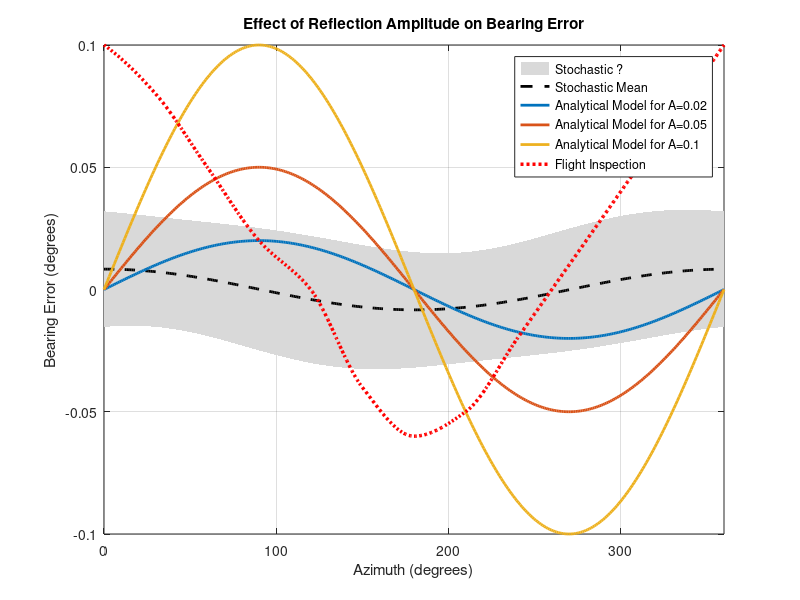

Source code (MATLAB):
clear; clc; close all;

%% PARAMETERS

azimuth = 0:1:360;
Np = 1;      
MC_runs = 50;

%% ==============================
%% 1) ANALYTICAL MODEL
%% ==============================

phi = linspace(0,2*pi,360);

A1 = 0.02;
A2 = 0.05;
A3 = 0.1;

err1 = A1*sin(phi);
err2 = A2*sin(phi);
err3 = A3*sin(phi);

%% ==============================
%% 2) STOCHASTIC MODEL (CORRECT)
%% ==============================

bearing_MC = zeros(MC_runs, length(azimuth));

for mc = 1:MC_runs
    

    reflector_angles = 360*rand(1,Np);
    reflector_amp    = 0.02 + 0.03*rand(1,Np);   % realistic
    
    for i = 1:length(azimuth)
        
        theta = azimuth(i);
        
        error = 0;
        
        for k = 1:Np
            
            delta = deg2rad(theta - reflector_angles(k));
            
            % contribution of each reflector
            error = error + reflector_amp(k)*sin(delta);
        end
        
        bearing_MC(mc,i) = error;
    end
end

%% STATISTICS

bearing_mean = mean(bearing_MC,1);
bearing_std  = std(bearing_MC,[],1);

%% ==============================
%% 3) FLIGHT DATA
%% ==============================

az_flight = [0 30 60 90 120 150 180 210 240 270 300 330 360];
err_flight = [0.1 0.08 0.05 0.02 0.0 -0.04 -0.06 -0.05 -0.02 0.01 0.04 0.07 0.1];

bearing_flight = interp1(az_flight, err_flight, azimuth, 'pchip');

%% ==============================
%% METRICS
%% ==============================

rmse_analytical = sqrt(mean((err1).^2));
rmse_stochastic = sqrt(mean((bearing_mean - bearing_flight).^2));

fprintf('RMSE Analytical = %.4f deg\n', rmse_analytical);
fprintf('RMSE Stochastic = %.4f deg\n', rmse_stochastic);

%% ==============================
%% PLOT
%% ==============================

figure;

fill([azimuth fliplr(azimuth)], ...
     [bearing_mean + bearing_std, fliplr(bearing_mean - bearing_std)], ...
     [0.85 0.85 0.85], 'EdgeColor','none'); hold on;

plot(azimuth, bearing_mean, 'k--', 'LineWidth', 2);
plot(rad2deg(phi),err1,'LineWidth',2)
plot(rad2deg(phi),err2,'LineWidth',2)
plot(rad2deg(phi),err3,'LineWidth',2)
plot(azimuth, bearing_flight, 'r:', 'LineWidth', 2.5);

grid on;
xlabel('Azimuth (degrees)');
ylabel('Bearing Error (degrees)');

legend('Stochastic ?','Stochastic Mean', ...
       'Analytical Model for A=0.02','Analytical Model for A=0.05','Analytical Model for A=0.1','Flight Inspection');

title('Effect of Reflection Amplitude on Bearing Error');
xlim([0 360]);
